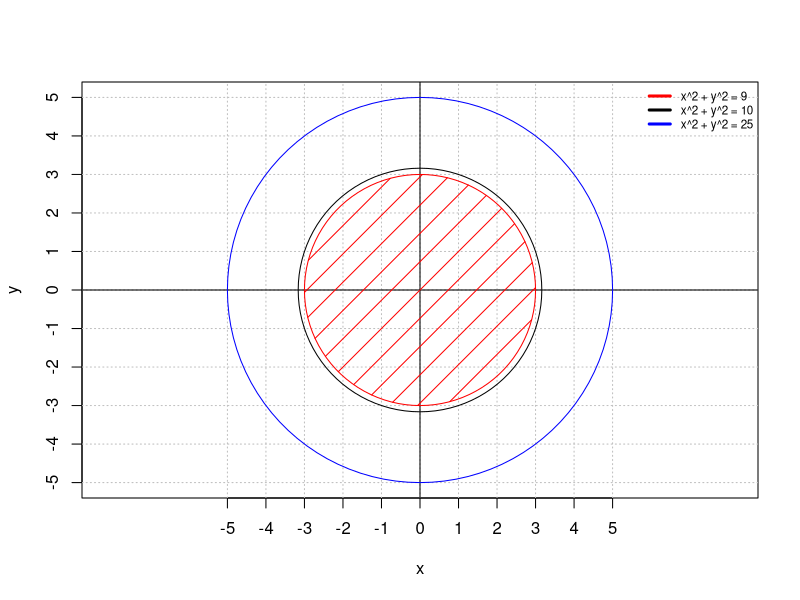

Write R code to recreate this figure.
## ---- chunk 1
knitr::opts_chunk$set(echo = TRUE)
## ---- chunk 2
library(plotrix)

plot(0,xlim=c(-5,5),ylim=c(-5,5),
    xlab="x",ylab="y",pch='',
    xaxp=c(-5,5,10),yaxp = c(-5,5,10),
    asp=1)

abline(h=-5:5,v=-5:5, col="gray", lty=3)
abline(h=0,v=0)

draw.circle(x=0,y=0,radius=3,angle=45,border="red",col="red",density=5)

draw.circle(x=0,y=0,radius=sqrt(10), border="black")
draw.circle(x=0,y=0,radius=5, border="blue")

legend("topright",
    legend=c("x^2 + y^2 = 9","x^2 + y^2 = 10","x^2 + y^2 = 25"),
    col=c("red","black","blue"),
    lwd=3,bty="n",cex=0.7)
